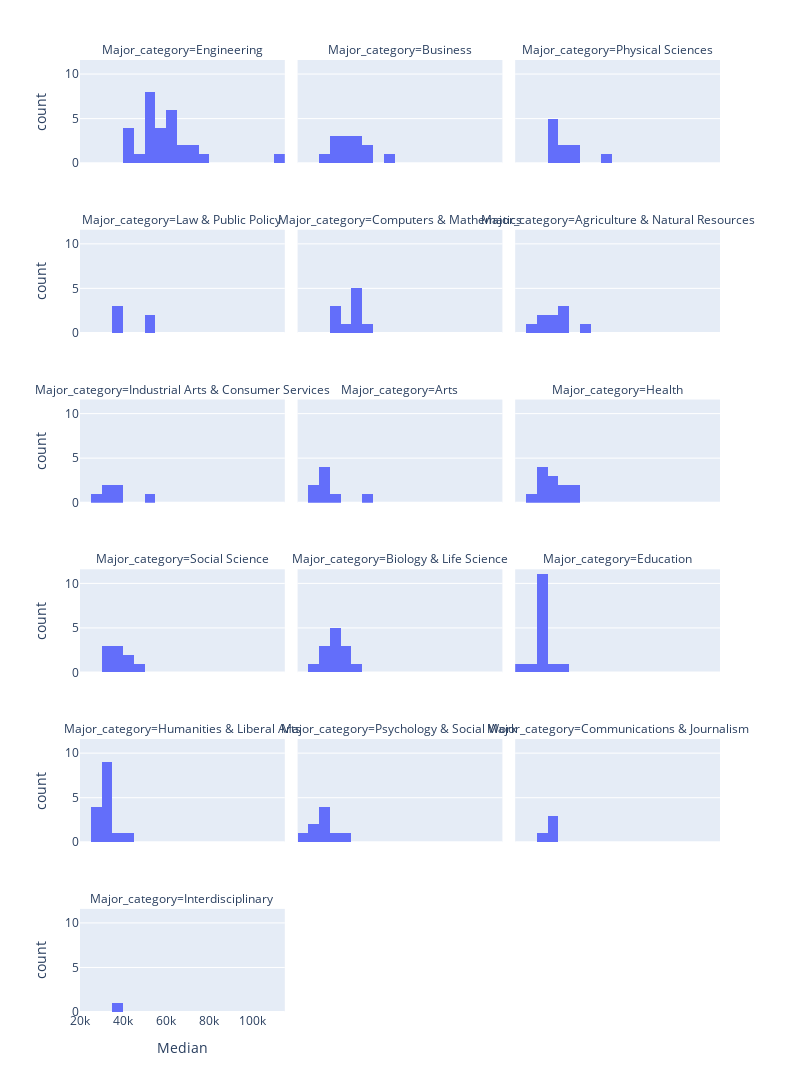

This figure's notebook cell:
### Code cell
#  Make a histogram that explores median income for each of the major categories (facet_col). 
#  How did you choose your number of bins?

fig = px.histogram(DF_raw, 
                  x = 'Median',
                   nbins= 20,
                  facet_col= 'Major_category',
                  facet_col_wrap= 3,)
fig.update_layout(autosize= False,
                 width=800,
                 height=1600,)
                    

fig.show()

### Figure 1 — Plotly figure (JSON) as saved in the notebook; plotly's stock layout.template omitted (floating-point values rounded to 4 significant figures)
{"data": [{"alignmentgroup": "True", "bingroup": "x", "hovertemplate": "Major_category=Engineering<br>Median=%{x}<br>count=%{y}<extra></extra>", "legendgroup": "", "marker": {"color": "#636efa", "pattern": {"shape": ""}}, "name": "", "nbinsx": 20, "offsetgroup": "", "orientation": "v", "showlegend": false, "type": "histogram", "x": [110000, 75000, 73000, 70000, 65000, 65000, 60000, 60000, 60000, 60000, 60000, 60000, 58000, 57100, 57000, 56000, 54000, 52000, 52000, 50000, 50000, 50000, 50000, 50000, 46000, 44000, 40000, 40000, 40000], "xaxis": "x16", "yaxis": "y16"}, {"alignmentgroup": "True", "bingroup": "x", "hovertemplate": "Major_category=Business<br>Median=%{x}<br>count=%{y}<extra></extra>", "legendgroup": "", "marker": {"color": "#636efa", "pattern": {"shape": ""}}, "name": "", "nbinsx": 20, "offsetgroup": "", "orientation": "v", "showlegend": false, "type": "histogram", "x": [62000, 51000, 50000, 47000, 46000, 45000, 40000, 40000, 40000, 38000, 38000, 36000, 33000], "xaxis": "x17", "yaxis": "y17"}, {"alignmentgroup": "True", "bingroup": "x", "hovertemplate": "Major_category=Physical Sciences<br>Median=%{x}<br>count=%{y}<extra></extra>", "legendgroup": "", "marker": {"color": "#636efa", "pattern": {"shape": ""}}, "name": "", "nbinsx": 20, "offsetgroup": "", "orientation": "v", "showlegend": false, "type": "histogram", "x": [62000, 46000, 45000, 44700, 40000, 39000, 36200, 36000, 35000, 35000], "xaxis": "x18", "yaxis": "y18"}, {"alignmentgroup": "True", "bingroup": "x", "hovertemplate": "Major_category=Law & Public Policy<br>Median=%{x}<br>count=%{y}<extra></extra>", "legendgroup": "", "marker": {"color": "#636efa", "pattern": {"shape": ""}}, "name": "", "nbinsx": 20, "offsetgroup": "", "orientation": "v", "showlegend": false, "type": "histogram", "x": [54000, 50000, 36000, 36000, 35000], "xaxis": "x13", "yaxis": "y13"}, {"alignmentgroup": "True", "bingroup": "x", "hovertemplate": "Major_category=Computers & Mathematics<br>Median=%{x}<br>count=%{y}<extra></extra>", "legendgroup": "", "marker": {"color": "#636efa", "pattern": {"shape": ""}}, "name": "", "nbinsx": 20, "offsetgroup": "", "orientation": "v", "showlegend": false, "type": "histogram", "x": [53000, 45000, 45000, 45000, 45000, 45000, 41300, 37500, 36400, 35000], "xaxis": "x14", "yaxis": "y14"}, {"alignmentgroup": "True", "bingroup": "x", "hovertemplate": "Major_category=Agriculture & Natural Resources<br>Median=%{x}<br>count=%{y}<extra></extra>", "legendgroup": "", "marker": {"color": "#636efa", "pattern": {"shape": ""}}, "name": "", "nbinsx": 20, "offsetgroup": "", "orientation": "v", "showlegend": false, "type": "histogram", "x": [53000, 40000, 40000, 40000, 35000, 35000, 32000, 30000, 29000], "xaxis": "x15", "yaxis": "y15"}, {"alignmentgroup": "True", "bingroup": "x", "hovertemplate": "Major_category=Industrial Arts & Consumer Services<br>Median=%{x}<br>count=%{y}<extra></extra>", "legendgroup": "", "marker": {"color": "#636efa", "pattern": {"shape": ""}}, "name": "", "nbinsx": 20, "offsetgroup": "", "orientation": "v", "showlegend": false, "type": "histogram", "x": [50000, 38400, 35000, 32000, 30000, 29000], "xaxis": "x10", "yaxis": "y10"}, {"alignmentgroup": "True", "bingroup": "x", "hovertemplate": "Major_category=Arts<br>Median=%{x}<br>count=%{y}<extra></extra>", "legendgroup": "", "marker": {"color": "#636efa", "pattern": {"shape": ""}}, "name": "", "nbinsx": 20, "offsetgroup": "", "orientation": "v", "showlegend": false, "type": "histogram", "x": [50000, 35000, 32000, 31000, 30500, 30000, 29000, 27000], "xaxis": "x11", "yaxis": "y11"}, {"alignmentgroup": "True", "bingroup": "x", "hovertemplate": "Major_category=Health<br>Median=%{x}<br>count=%{y}<extra></extra>", "legendgroup": "", "marker": {"color": "#636efa", "pattern": {"shape": ""}}, "name": "", "nbinsx": 20, "offsetgroup": "", "orientation": "v", "showlegend": false, "type": "histogram", "x": [48000, 45000, 42000, 40000, 36000, 35000, 35000, 34000, 33500, 33000, 32400, 28000], "xaxis": "x12", "yaxis": "y12"}, {"alignmentgroup": "True", "bingroup": "x", "hovertemplate": "Major_category=Social Science<br>Median=%{x}<br>count=%{y}<extra></extra>", "legendgroup": "", "marker": {"color": "#636efa", "pattern": {"shape": ""}}, "name": "", "nbinsx": 20, "offsetgroup": "", "orientation": "v", "showlegend": false, "type": "histogram", "x": [47000, 40100, 40000, 38000, 38000, 35000, 33000, 33000, 32000], "xaxis": "x7", "yaxis": "y7"}, {"alignmentgroup": "True", "bingroup": "x", "hovertemplate": "Major_category=Biology & Life Science<br>Median=%{x}<br>count=%{y}<extra></extra>", "legendgroup": "", "marker": {"color": "#636efa", "pattern": {"shape": ""}}, "name": "", "nbinsx": 20, "offsetgroup": "", "orientation": "v", "showlegend": false, "type": "histogram", "x": [45000, 41000, 40000, 40000, 38000, 37400, 35600, 35000, 35000, 33500, 33400, 33000, 26000], "xaxis": "x8", "yaxis": "y8"}, {"alignmentgroup": "True", "bingroup": "x", "hovertemplate": "Major_category=Education<br>Median=%{x}<br>count=%{y}<extra></extra>", "legendgroup": "", "marker": {"color": "#636efa", "pattern": {"shape": ""}}, "name": "", "nbinsx": 20, "offsetgroup": "", "orientation": "v", "showlegend": false, "type": "histogram", "x": [41000, 35000, 34000, 34000, 34000, 33000, 33000, 32500, 32100, 32000, 32000, 31000, 30000, 28000, 22000], "xaxis": "x9", "yaxis": "y9"}, {"alignmentgroup": "True", "bingroup": "x", "hovertemplate": "Major_category=Humanities & Liberal Arts<br>Median=%{x}<br>count=%{y}<extra></extra>", "legendgroup": "", "marker": {"color": "#636efa", "pattern": {"shape": ""}}, "name": "", "nbinsx": 20, "offsetgroup": "", "orientation": "v", "showlegend": false, "type": "histogram", "x": [40000, 35000, 34000, 34000, 34000, 33000, 32200, 32000, 32000, 31000, 30000, 29000, 28000, 27500, 27000], "xaxis": "x4", "yaxis": "y4"}, {"alignmentgroup": "True", "bingroup": "x", "hovertemplate": "Major_category=Psychology & Social Work<br>Median=%{x}<br>count=%{y}<extra></extra>", "legendgroup": "", "marker": {"color": "#636efa", "pattern": {"shape": ""}}, "name": "", "nbinsx": 20, "offsetgroup": "", "orientation": "v", "showlegend": false, "type": "histogram", "x": [40000, 36000, 31500, 30000, 30000, 30000, 25000, 25000, 23400], "xaxis": "x5", "yaxis": "y5"}, {"alignmentgroup": "True", "bingroup": "x", "hovertemplate": "Major_category=Communications & Journalism<br>Median=%{x}<br>count=%{y}<extra></extra>", "legendgroup": "", "marker": {"color": "#636efa", "pattern": {"shape": ""}}, "name": "", "nbinsx": 20, "offsetgroup": "", "orientation": "v", "showlegend": false, "type": "histogram", "x": [35000, 35000, 35000, 33000], "xaxis": "x6", "yaxis": "y6"}, {"alignmentgroup": "True", "bingroup": "x", "hovertemplate": "Major_category=Interdisciplinary<br>Median=%{x}<br>count=%{y}<extra></extra>", "legendgroup": "", "marker": {"color": "#636efa", "pattern": {"shape": ""}}, "name": "", "nbinsx": 20, "offsetgroup": "", "orientation": "v", "showlegend": false, "type": "histogram", "x": [35000], "xaxis": "x", "yaxis": "y"}], "layout": {"annotations": [{"font": {}, "showarrow": false, "text": "Major_category=Interdisciplinary", "x": 0.16, "xanchor": "center", "xref": "paper", "y": 0.1083, "yanchor": "bottom", "yref": "paper"}, {"font": {}, "showarrow": false, "text": "Major_category=Humanities & Liberal Arts", "x": 0.16, "xanchor": "center", "xref": "paper", "y": 0.2867, "yanchor": "bottom", "yref": "paper"}, {"font": {}, "showarrow": false, "text": "Major_category=Psychology & Social Work", "x": 0.5, "xanchor": "center", "xref": "paper", "y": 0.2867, "yanchor": "bottom", "yref": "paper"}, {"font": {}, "showarrow": false, "text": "Major_category=Communications & Journalism", "x": 0.84, "xanchor": "center", "xref": "paper", "y": 0.2867, "yanchor": "bottom", "yref": "paper"}, {"font": {}, "showarrow": false, "text": "Major_category=Social Science", "x": 0.16, "xanchor": "center", "xref": "paper", "y": 0.465, "yanchor": "bottom", "yref": "paper"}, {"font": {}, "showarrow": false, "text": "Major_category=Biology & Life Science", "x": 0.5, "xanchor": "center", "xref": "paper", "y": 0.465, "yanchor": "bottom", "yref": "paper"}, {"font": {}, "showarrow": false, "text": "Major_category=Education", "x": 0.84, "xanchor": "center", "xref": "paper", "y": 0.465, "yanchor": "bottom", "yref": "paper"}, {"font": {}, "showarrow": false, "text": "Major_category=Industrial Arts & Consumer Services", "x": 0.16, "xanchor": "center", "xref": "paper", "y": 0.6433, "yanchor": "bottom", "yref": "paper"}, {"font": {}, "showarrow": false, "text": "Major_category=Arts", "x": 0.5, "xanchor": "center", "xref": "paper", "y": 0.6433, "yanchor": "bottom", "yref": "paper"}, {"font": {}, "showarrow": false, "text": "Major_category=Health", "x": 0.84, "xanchor": "center", "xref": "paper", "y": 0.6433, "yanchor": "bottom", "yref": "paper"}, {"font": {}, "showarrow": false, "text": "Major_category=Law & Public Policy", "x": 0.16, "xanchor": "center", "xref": "paper", "y": 0.8217, "yanchor": "bottom", "yref": "paper"}, {"font": {}, "showarrow": false, "text": "Major_category=Computers & Mathematics", "x": 0.5, "xanchor": "center", "xref": "paper", "y": 0.8217, "yanchor": "bottom", "yref": "paper"}, {"font": {}, "showarrow": false, "text": "Major_category=Agriculture & Natural Resources", "x": 0.84, "xanchor": "center", "xref": "paper", "y": 0.8217, "yanchor": "bottom", "yref": "paper"}, {"font": {}, "showarrow": false, "text": "Major_category=Engineering", "x": 0.16, "xanchor": "center", "xref": "paper", "y": 1.0, "yanchor": "bottom", "yref": "paper"}, {"font": {}, "showarrow": false, "text": "Major_category=Business", "x": 0.5, "xanchor": "center", "xref": "paper", "y": 1.0, "yanchor": "bottom", "yref": "paper"}, {"font": {}, "showarrow": false, "text": "Major_category=Physical Sciences", "x": 0.84, "xanchor": "center", "xref": "paper", "y": 1.0, "yanchor": "bottom", "yref": "paper"}], "autosize": false, "barmode": "relative", "height": 1600, "legend": {"tracegroupgap": 0}, "margin": {"t": 60}, "width": 800, "xaxis": {"anchor": "y", "autorange": true, "domain": [0, 0.32], "range": [20000.0, 115000.0], "title": {"text": "Median"}, "type": "linear"}, "xaxis10": {"anchor": "y10", "autorange": true, "domain": [0, 0.32], "matches": "x", "range": [20000.0, 115000.0], "showticklabels": false, "type": "linear"}, "xaxis11": {"anchor": "y11", "autorange": true, "domain": [0.34, 0.66], "matches": "x", "range": [20000.0, 115000.0], "showticklabels": false, "type": "linear"}, "xaxis12": {"anchor": "y12", "autorange": true, "domain": [0.68, 1.0], "matches": "x", "range": [20000.0, 115000.0], "showticklabels": false, "type": "linear"}, "xaxis13": {"anchor": "y13", "autorange": true, "domain": [0, 0.32], "matches": "x", "range": [20000.0, 115000.0], "showticklabels": false, "type": "linear"}, "xaxis14": {"anchor": "y14", "autorange": true, "domain": [0.34, 0.66], "matches": "x", "range": [20000.0, 115000.0], "showticklabels": false, "type": "linear"}, "xaxis15": {"anchor": "y15", "autorange": true, "domain": [0.68, 1.0], "matches": "x", "range": [20000.0, 115000.0], "showticklabels": false, "type": "linear"}, "xaxis16": {"anchor": "y16", "autorange": true, "domain": [0, 0.32], "matches": "x", "range": [20000.0, 115000.0], "showticklabels": false, "type": "linear"}, "xaxis17": {"anchor": "y17", "autorange": true, "domain": [0.34, 0.66], "matches": "x", "range": [20000.0, 115000.0], "showticklabels": false, "type": "linear"}, "xaxis18": {"anchor": "y18", "autorange": true, "domain": [0.68, 1.0], "matches": "x", "range": [20000.0, 115000.0], "showticklabels": false, "type": "linear"}, "xaxis2": {"anchor": "y2", "domain": [0.34, 0.66], "matches": "x", "title": {"text": "Median"}}, "xaxis3": {"anchor": "y3", "domain": [0.68, 1.0], "matches": "x", "title": {"text": "Median"}}, "xaxis4": {"anchor": "y4", "autorange": true, "domain": [0, 0.32], "matches": "x", "range": [20000.0, 115000.0], "showticklabels": false, "type": "linear"}, "xaxis5": {"anchor": "y5", "autorange": true, "domain": [0.34, 0.66], "matches": "x", "range": [20000.0, 115000.0], "showticklabels": false, "type": "linear"}, "xaxis6": {"anchor": "y6", "autorange": true, "domain": [0.68, 1.0], "matches": "x", "range": [20000.0, 115000.0], "showticklabels": false, "type": "linear"}, "xaxis7": {"anchor": "y7", "autorange": true, "domain": [0, 0.32], "matches": "x", "range": [20000.0, 115000.0], "showticklabels": false, "type": "linear"}, "xaxis8": {"anchor": "y8", "autorange": true, "domain": [0.34, 0.66], "matches": "x", "range": [20000.0, 115000.0], "showticklabels": false, "type": "linear"}, "xaxis9": {"anchor": "y9", "autorange": true, "domain": [0.68, 1.0], "matches": "x", "range": [20000.0, 115000.0], "showticklabels": false, "type": "linear"}, "yaxis": {"anchor": "x", "autorange": true, "domain": [0, 0.1083], "range": [0, 11.58], "title": {"text": "count"}}, "yaxis10": {"anchor": "x10", "autorange": true, "domain": [0.535, 0.6433], "matches": "y", "range": [0, 11.58], "title": {"text": "count"}}, "yaxis11": {"anchor": "x11", "autorange": true, "domain": [0.535, 0.6433], "matches": "y", "range": [0, 11.58], "showticklabels": false}, "yaxis12": {"anchor": "x12", "autorange": true, "domain": [0.535, 0.6433], "matches": "y", "range": [0, 11.58], "showticklabels": false}, "yaxis13": {"anchor": "x13", "autorange": true, "domain": [0.7133, 0.8217], "matches": "y", "range": [0, 11.58], "title": {"text": "count"}}, "yaxis14": {"anchor": "x14", "autorange": true, "domain": [0.7133, 0.8217], "matches": "y", "range": [0, 11.58], "showticklabels": false}, "yaxis15": {"anchor": "x15", "autorange": true, "domain": [0.7133, 0.8217], "matches": "y", "range": [0, 11.58], "showticklabels": false}, "yaxis16": {"anchor": "x16", "autorange": true, "domain": [0.8917, 1.0], "matches": "y", "range": [0, 11.58], "title": {"text": "count"}}, "yaxis17": {"anchor": "x17", "autorange": true, "domain": [0.8917, 1.0], "matches": "y", "range": [0, 11.58], "showticklabels": false}, "yaxis18": {"anchor": "x18", "autorange": true, "domain": [0.8917, 1.0], "matches": "y", "range": [0, 11.58], "showticklabels": false}, "yaxis2": {"anchor": "x2", "domain": [0, 0.1083], "matches": "y", "showticklabels": false}, "yaxis3": {"anchor": "x3", "domain": [0, 0.1083], "matches": "y", "showticklabels": false}, "yaxis4": {"anchor": "x4", "autorange": true, "domain": [0.1783, 0.2867], "matches": "y", "range": [0, 11.58], "title": {"text": "count"}}, "yaxis5": {"anchor": "x5", "autorange": true, "domain": [0.1783, 0.2867], "matches": "y", "range": [0, 11.58], "showticklabels": false}, "yaxis6": {"anchor": "x6", "autorange": true, "domain": [0.1783, 0.2867], "matches": "y", "range": [0, 11.58], "showticklabels": false}, "yaxis7": {"anchor": "x7", "autorange": true, "domain": [0.3567, 0.465], "matches": "y", "range": [0, 11.58], "title": {"text": "count"}}, "yaxis8": {"anchor": "x8", "autorange": true, "domain": [0.3567, 0.465], "matches": "y", "range": [0, 11.58], "showticklabels": false}, "yaxis9": {"anchor": "x9", "autorange": true, "domain": [0.3567, 0.465], "matches": "y", "range": [0, 11.58], "showticklabels": false}}}
